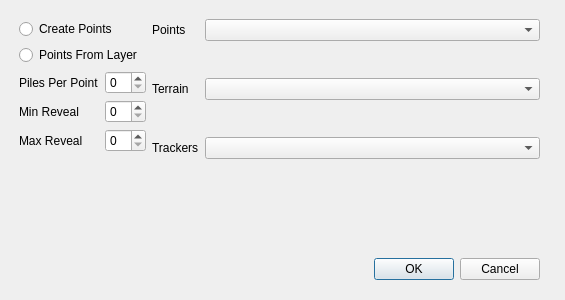
<?xml version="1.0" encoding="UTF-8"?>
<ui version="4.0">
 <class>EarthCalcDialogBase</class>
 <widget class="QDialog" name="EarthCalcDialogBase">
  <property name="geometry">
   <rect>
    <x>0</x>
    <y>0</y>
    <width>565</width>
    <height>300</height>
   </rect>
  </property>
  <property name="windowTitle">
   <string>EarthCalc</string>
  </property>
  <widget class="QWidget" name="horizontalLayoutWidget">
   <property name="geometry">
    <rect>
     <x>19</x>
     <y>19</y>
     <width>521</width>
     <height>261</height>
    </rect>
   </property>
   <layout class="QHBoxLayout" name="horizontalLayout_2">
    <item>
     <layout class="QVBoxLayout" name="verticalLayout_5">
      <item>
       <layout class="QVBoxLayout" name="verticalLayout_4">
        <item>
         <widget class="QRadioButton" name="radioButton_2">
          <property name="text">
           <string>Create Points</string>
          </property>
         </widget>
        </item>
        <item>
         <widget class="QRadioButton" name="radioButton">
          <property name="text">
           <string>Points From Layer</string>
          </property>
         </widget>
        </item>
       </layout>
      </item>
      <item>
       <layout class="QFormLayout" name="formLayout_2">
        <item row="0" column="0">
         <widget class="QLabel" name="label_4">
          <property name="text">
           <string>Piles Per Point</string>
          </property>
         </widget>
        </item>
        <item row="0" column="1">
         <widget class="QSpinBox" name="spinBox"/>
        </item>
        <item row="1" column="0">
         <widget class="QLabel" name="label_5">
          <property name="text">
           <string>Min Reveal</string>
          </property>
         </widget>
        </item>
        <item row="1" column="1">
         <widget class="QSpinBox" name="spinBox_2"/>
        </item>
        <item row="2" column="1">
         <widget class="QSpinBox" name="spinBox_3"/>
        </item>
        <item row="2" column="0">
         <widget class="QLabel" name="label_6">
          <property name="text">
           <string>Max Reveal</string>
          </property>
         </widget>
        </item>
        <item row="3" column="1">
         <spacer name="verticalSpacer_7">
          <property name="orientation">
           <enum>Qt::Vertical</enum>
          </property>
          <property name="sizeHint" stdset="0">
           <size>
            <width>20</width>
            <height>40</height>
           </size>
          </property>
         </spacer>
        </item>
       </layout>
      </item>
     </layout>
    </item>
    <item>
     <layout class="QVBoxLayout" name="verticalLayout_6">
      <item>
       <layout class="QFormLayout" name="formLayout">
        <item row="0" column="0">
         <widget class="QLabel" name="label">
          <property name="text">
           <string>Points</string>
          </property>
         </widget>
        </item>
        <item row="0" column="1">
         <widget class="QComboBox" name="comboBox"/>
        </item>
        <item row="2" column="0">
         <widget class="QLabel" name="label_2">
          <property name="text">
           <string>Terrain</string>
          </property>
         </widget>
        </item>
        <item row="2" column="1">
         <widget class="QComboBox" name="comboBox_2"/>
        </item>
        <item row="4" column="0">
         <widget class="QLabel" name="label_3">
          <property name="text">
           <string>Trackers</string>
          </property>
         </widget>
        </item>
        <item row="4" column="1">
         <widget class="QComboBox" name="comboBox_3"/>
        </item>
        <item row="1" column="1">
         <spacer name="verticalSpacer_2">
          <property name="orientation">
           <enum>Qt::Vertical</enum>
          </property>
          <property name="sizeHint" stdset="0">
           <size>
            <width>20</width>
            <height>40</height>
           </size>
          </property>
         </spacer>
        </item>
        <item row="3" column="1">
         <spacer name="verticalSpacer_3">
          <property name="orientation">
           <enum>Qt::Vertical</enum>
          </property>
          <property name="sizeHint" stdset="0">
           <size>
            <width>20</width>
            <height>40</height>
           </size>
          </property>
         </spacer>
        </item>
        <item row="7" column="1">
         <spacer name="verticalSpacer_4">
          <property name="orientation">
           <enum>Qt::Vertical</enum>
          </property>
          <property name="sizeHint" stdset="0">
           <size>
            <width>20</width>
            <height>40</height>
           </size>
          </property>
         </spacer>
        </item>
        <item row="6" column="1">
         <spacer name="verticalSpacer_5">
          <property name="orientation">
           <enum>Qt::Vertical</enum>
          </property>
          <property name="sizeHint" stdset="0">
           <size>
            <width>20</width>
            <height>40</height>
           </size>
          </property>
         </spacer>
        </item>
        <item row="5" column="1">
         <spacer name="verticalSpacer_6">
          <property name="orientation">
           <enum>Qt::Vertical</enum>
          </property>
          <property name="sizeHint" stdset="0">
           <size>
            <width>20</width>
            <height>40</height>
           </size>
          </property>
         </spacer>
        </item>
       </layout>
      </item>
      <item>
       <layout class="QVBoxLayout" name="verticalLayout_7">
        <item>
         <spacer name="verticalSpacer">
          <property name="orientation">
           <enum>Qt::Vertical</enum>
          </property>
          <property name="sizeHint" stdset="0">
           <size>
            <width>20</width>
            <height>40</height>
           </size>
          </property>
         </spacer>
        </item>
        <item>
         <widget class="QDialogButtonBox" name="button_box">
          <property name="orientation">
           <enum>Qt::Horizontal</enum>
          </property>
          <property name="standardButtons">
           <set>QDialogButtonBox::Cancel|QDialogButtonBox::Ok</set>
          </property>
         </widget>
        </item>
       </layout>
      </item>
     </layout>
    </item>
   </layout>
  </widget>
 </widget>
 <resources/>
 <connections/>
</ui>
